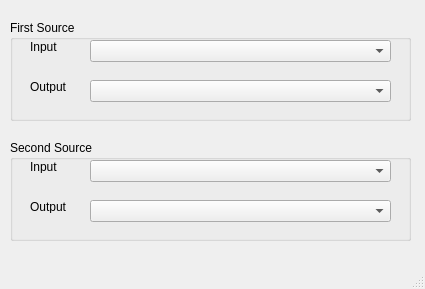
<?xml version="1.0" encoding="UTF-8"?>
<ui version="4.0">
 <class>MainWindow</class>
 <widget class="QMainWindow" name="MainWindow">
  <property name="geometry">
   <rect>
    <x>0</x>
    <y>0</y>
    <width>425</width>
    <height>289</height>
   </rect>
  </property>
  <property name="windowTitle">
   <string>MainWindow</string>
  </property>
  <widget class="QWidget" name="centralwidget">
   <widget class="QGroupBox" name="groupBox">
    <property name="geometry">
     <rect>
      <x>10</x>
      <y>20</y>
      <width>401</width>
      <height>101</height>
     </rect>
    </property>
    <property name="title">
     <string>First Source</string>
    </property>
    <widget class="QComboBox" name="comboBox_Source1_i">
     <property name="geometry">
      <rect>
       <x>80</x>
       <y>20</y>
       <width>301</width>
       <height>22</height>
      </rect>
     </property>
    </widget>
    <widget class="QLabel" name="label">
     <property name="geometry">
      <rect>
       <x>20</x>
       <y>20</y>
       <width>47</width>
       <height>13</height>
      </rect>
     </property>
     <property name="text">
      <string>Input</string>
     </property>
    </widget>
    <widget class="QLabel" name="label_2">
     <property name="geometry">
      <rect>
       <x>20</x>
       <y>60</y>
       <width>47</width>
       <height>13</height>
      </rect>
     </property>
     <property name="text">
      <string>Output</string>
     </property>
    </widget>
    <widget class="QComboBox" name="comboBox_Source1_o">
     <property name="geometry">
      <rect>
       <x>80</x>
       <y>60</y>
       <width>301</width>
       <height>22</height>
      </rect>
     </property>
    </widget>
   </widget>
   <widget class="QGroupBox" name="groupBox_2">
    <property name="geometry">
     <rect>
      <x>10</x>
      <y>140</y>
      <width>401</width>
      <height>101</height>
     </rect>
    </property>
    <property name="title">
     <string>Second Source</string>
    </property>
    <widget class="QComboBox" name="comboBox_Source2_i">
     <property name="geometry">
      <rect>
       <x>80</x>
       <y>20</y>
       <width>301</width>
       <height>22</height>
      </rect>
     </property>
    </widget>
    <widget class="QLabel" name="label_3">
     <property name="geometry">
      <rect>
       <x>20</x>
       <y>20</y>
       <width>47</width>
       <height>13</height>
      </rect>
     </property>
     <property name="text">
      <string>Input</string>
     </property>
    </widget>
    <widget class="QLabel" name="label_4">
     <property name="geometry">
      <rect>
       <x>20</x>
       <y>60</y>
       <width>47</width>
       <height>13</height>
      </rect>
     </property>
     <property name="text">
      <string>Output</string>
     </property>
    </widget>
    <widget class="QComboBox" name="comboBox_Source2_o">
     <property name="geometry">
      <rect>
       <x>80</x>
       <y>60</y>
       <width>301</width>
       <height>22</height>
      </rect>
     </property>
    </widget>
   </widget>
  </widget>
  <widget class="QMenuBar" name="menubar">
   <property name="geometry">
    <rect>
     <x>0</x>
     <y>0</y>
     <width>425</width>
     <height>21</height>
    </rect>
   </property>
  </widget>
  <widget class="QStatusBar" name="statusbar"/>
 </widget>
 <resources/>
 <connections/>
</ui>
